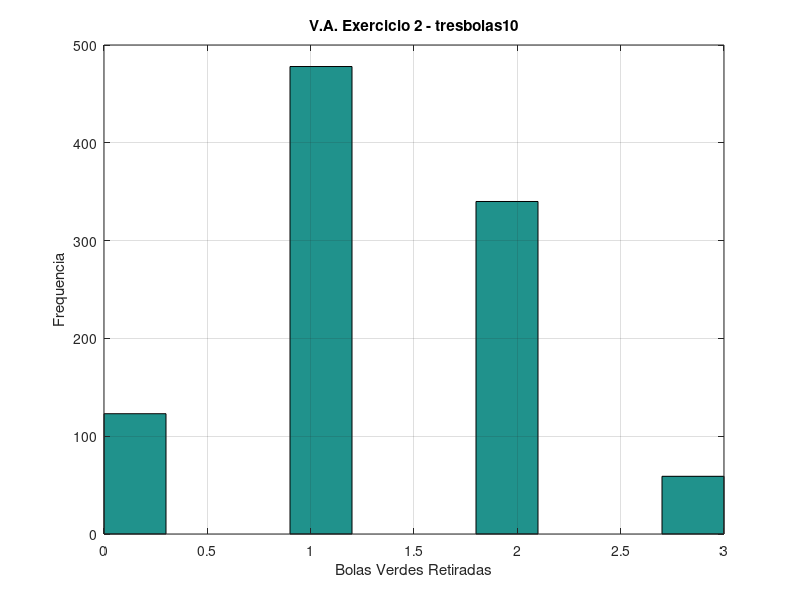

This figure's MATLAB source:
## Copyright (C) 2021 Karoliny Oliveira Ozias Silva

function tresbolas10 ()
  n = 1000;  
  for i = 1:n 
    bolas_verdes(i) = 0; #inicializa contagem da repetição i
    bolas_retiradas=11;  #inicializa e reseta as bolas que serão retiradas
    
    for j = 1:3
      bola=ceil(rand()*10);
      if(!any(bolas_retiradas == bola)) # Se não foi retirada ainda
        if (bola>5)                     # Se a bola é verde 
          bolas_verdes(i) ++;
        endif
        bolas_retiradas=horzcat(bolas_retiradas,bola);
      else
        j--; #tira uma nova bola se a bola já tiver sido usada
      endif
      
    endfor
  endfor
  
  hist(bolas_verdes)
  xlabel ("Bolas Verdes Retiradas");
  ylabel ("Frequencia")
  title ("V.A. Exercicio 2 - tresbolas10")
  grid
endfunction
